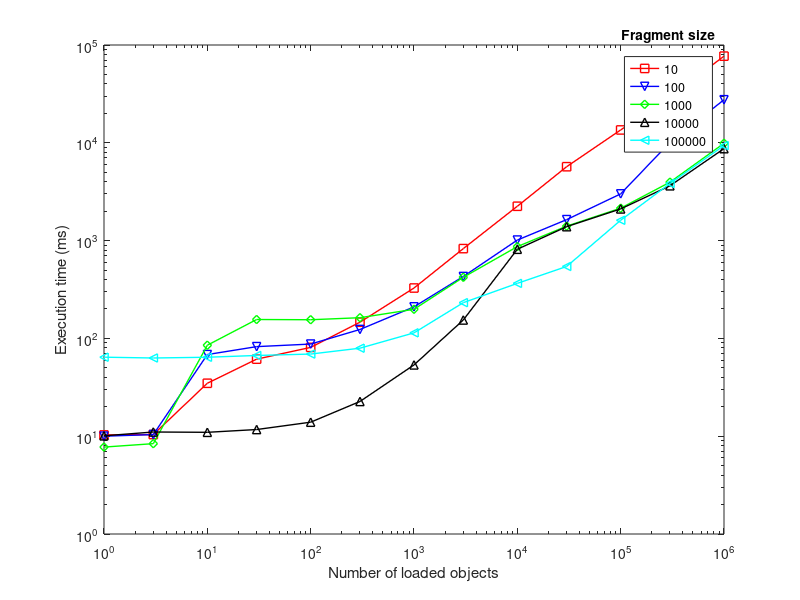
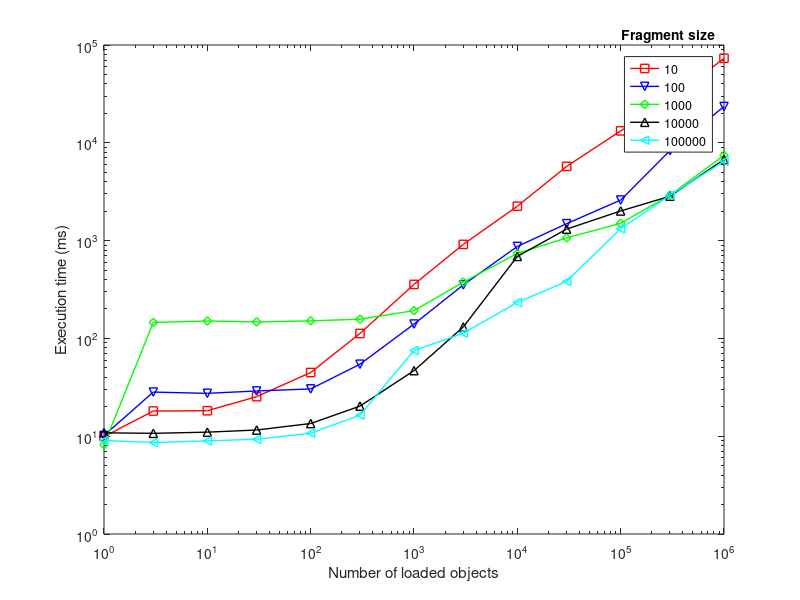

These charts were generated, in order, by the following MATLAB code:
x = [1.0	3.0	10.0	30.0	100.0	300.0	1000.0	3000.0	10000.0	30000.0	100000.0	300000.0	1000000.0];
z = [10.0 100.0 1000.0 10000.0 100000.0];
y_2 = [10.30	10.39	34.78	61.35	80.91	146.43	327.52	828.17	2245.09	5695.52	13532.43	29359.74	76928.26; 10.00	10.39	68.35	82.39	87.52	123.39	210.17	429.43	1012.78	1638.17	3004.04	10101.04	27549.91; 7.74	8.39	85.17	156.04	155.17	162.78	198.43	421.48	868.13	1405.09	2145.39	3956.26	9878.61; 10.09	11.04	10.96	11.70	13.91	22.65	53.57	154.26	815.91	1387.96	2108.52	3635.61	8713.09; 64.26	63.04	64.17	66.91	69.17	79.43	113.91	231.96	365.30	543.83	1614.17	3834.96	9365.22];
y_1000 = [9.91	18.09	18.22	25.35	44.78	112.35	356.48	914.78	2247.26	5737.78	13236.35	27051.26	73233.17;10.17	28.26	27.43	29.00	30.43	54.43	140.09	352.39	871.26	1489.00	2598.17	8327.48	23501.70;8.17	145.74	150.78	147.39	151.17	157.13	192.35	376.22	739.87	1065.61	1504.13	2914.83	7450.09;10.83	10.70	11.00	11.57	13.48	20.30	46.83	130.96	689.61	1311.17	2008.52	2844.04	6754.83;9.04	8.61	8.96	9.30	10.74	16.43	75.22	112.91	233.26	382.83	1321.17	2911.70	6463.43];

close all;
figure;
p = loglog(x,y_2(1,:),'-sr', x,y_2(2,:),'-vb', x,y_2(3,:),'-dg', x,y_2(4,:),'-^k', x,y_2(5,:),'-<c');
set(p, 'LineWidth', 1);
xlabel('Number of loaded objects');
ylabel('Execution time (ms)');
l = legend(p, num2str(z', '%-u'),'Location','Best');
t = get(l, 'title');
set(t,'string','Fragment size');

figure;
p = loglog(x,y_1000(1,:),'-sr', x,y_1000(2,:),'-vb', x,y_1000(3,:),'-dg', x,y_1000(4,:),'-^k', x,y_1000(5,:),'-<c');
set(p, 'LineWidth', 1);
xlabel('Number of loaded objects');
ylabel('Execution time (ms)');
l = legend(p, num2str(z', '%-u'),'Location','Best');
t = get(l, 'title');
set(t,'string','Fragment size');
